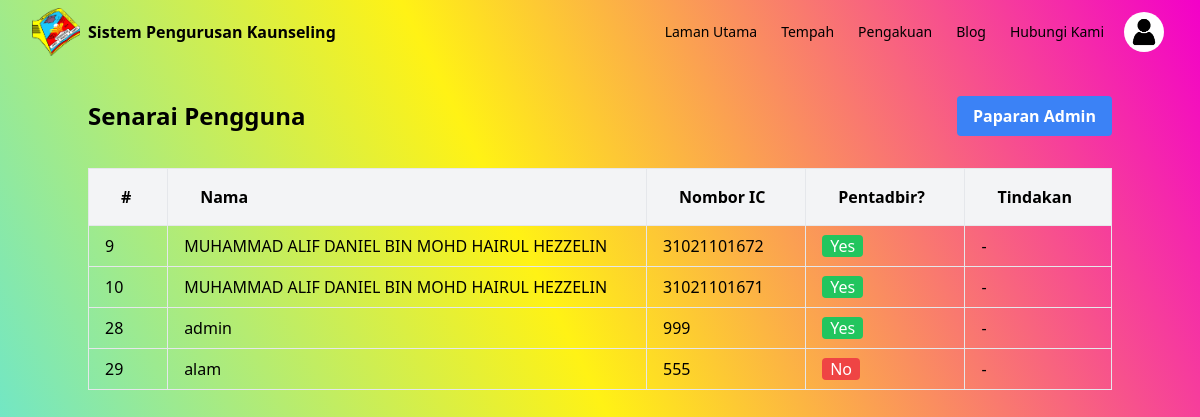
/usr_list.php, run on the app's committed database.
### tables this page shows
CREATE TABLE `users` (
  `id` int NOT NULL,
  `ic` bigint NOT NULL,
  `name` varchar(255) NOT NULL,
  `password` varchar(255) NOT NULL,
  `profile_picture` longblob,
  `is_admin` int NOT NULL DEFAULT '0',
  `login_attempts` int NOT NULL DEFAULT '0',
  `is_blocked` int NOT NULL DEFAULT '0'
);

### usr_list.php (the view, shortened to what this page needs)
<?php
include("components/header.php");
include("components/navbar.php");
$is_admin = $_SESSION['is_admin'];
?>
<div class="container mx-auto py-8">
    <div class="flex justify-between items-center mb-8">
        <h1 class="text-2xl font-bold">Senarai Pengguna</h1>
        <a href="dashboard_admin.php" class="bg-blue-500 hover:bg-blue-700 text-white font-bold py-2 px-4 rounded">Paparan Admin</a>
    </div>
    <table class="w-full border-collapse">
        <thead>
            <tr class="bg-gray-100">
                <th class="border text-left px-8 py-4">#</th>
                <th class="border text-left px-8 py-4">Nama</th>
                <th class="border text-left px-8 py-4">Nombor IC</th>
                <th class="border text-left px-8 py-4">Pentadbir?</th>
                <th class="border text-left px-8 py-4">Tindakan</th>
            </tr>
        </thead>
        <tbody>
            <?php
            $data = mysqli_query($connection, "SELECT * FROM users");
            while ($info = mysqli_fetch_array($data)) { ?>
                <tr>
                    <td class="border px-4 py-2"><?php echo $info['id']; ?></td>
                    <td class="border px-4 py-2"><?php echo $info['name']; ?></td>
                    <td class="border px-4 py-2"><?php echo $info['ic']; ?></td>
                    <td class="border px-4 py-2"><?php echo $info['is_admin'] ? '<span class="bg-green-500 text-white px-2 rounded">Yes</span>' : '<span class="bg-red-500 text-white px-2 rounded">No</span>'; ?></td>
                    <?php if ($is_admin && !$info['is_admin']) { ?>
                        <td class="border px-4 py-2">
                            <form method="post" class="inline">
                                <input type="hidden" name="user_id" value="<?php echo $info['id']; ?>">
                                <button type="submit" name="update" class="bg-green-500 hover:bg-green-700 text-white font-bold py-2 px-4 rounded">Jadikan Admin</button>
                            </form>
                        </td>
                    <?php } else { ?>
                        <td class="border px-4 py-2">
                            -
                        </td>
                    <?php } ?>
                </tr>
            <?php } ?>
        </tbody>
    </table>
</div>
<?php include("components/footer.php"); ?>

### components/css/style.css (style rules this page uses)
body { min-height: 100vh; background: linear-gradient(243.47deg, #f300c9 0%, #fff215 50%, #46e3fb 100%); background-repeat: no-repeat; background-size: cover; box-shadow: 0px 4px 4px rgba(0, 0, 0, 0.25); }

### data on the page
users: id "9", name "MUHAMMAD ALIF DANIEL BIN MOHD HAIRUL HEZZELIN", ic "31021101672", is_admin "Yes"
users: id "10", name "MUHAMMAD ALIF DANIEL BIN MOHD HAIRUL HEZZELIN", ic "31021101671", is_admin "Yes"
users: id "28", name "admin", ic "999", is_admin "Yes"
users: id "29", name "alam", ic "555", is_admin "No"

### other printed values
$link['name'] "Laman Utama"
$link['name'] "Tempah"
$link['name'] "Pengakuan"
$link['name'] "Blog"
$link['name'] "Hubungi Kami"
